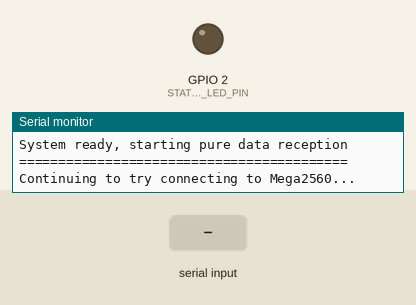
The sketch below on a simulated ESP32. Shown: output pins drawn as LEDs (lit = HIGH), the last lines printed to the serial monitor. The inputs (shaded band) are chosen by the test bench.

Above: at 17.2 s.
17.3 s: "MASTER_DATA:\n" received over the second serial link
At 18.1 s:
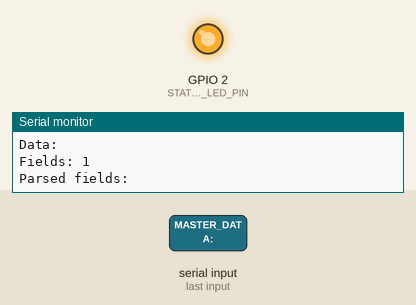
18.8 s: "INIT_MASTER\n" received over the second serial link
At 20.0 s:
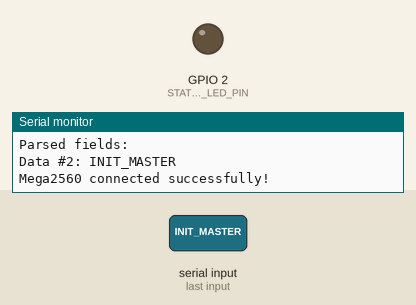
20.3 s: "SLAVE_READY\n" received over the second serial link
At 21.5 s:
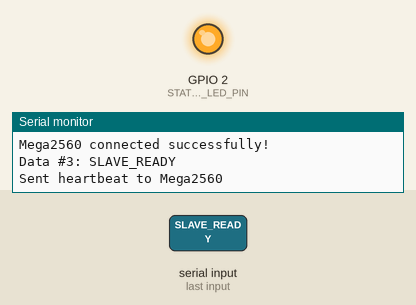
Timing chart, 0 to 23.3 s (numbered marks = the images above; inputs shaded):
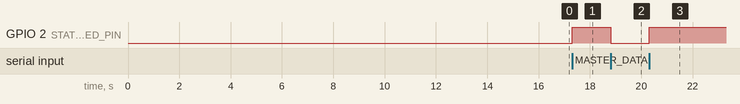

Measured:
- after the input at 17.3 s, GPIO 2 (STATUS_LED_PIN): LOW → HIGH at once
- after the input at 18.8 s, GPIO 2 (STATUS_LED_PIN): HIGH → LOW at once
- after the input at 20.3 s, GPIO 2 (STATUS_LED_PIN): LOW → HIGH at once

The sketch:

ESP32_______.ino
```cpp
/*
 * ESP32 纯数据接收版
 * 功能：只接收和处理纯数据，不显示调试信息
 */

// 串口配置
#define MEGA_TX_PIN 16     // ESP32 TX
#define MEGA_RX_PIN 17     // ESP32 RX
#define STATUS_LED_PIN 2   // 状态指示

// 在ESP32上使用Serial2与Mega2560通信
#define megaSerial Serial2

// 系统状态
bool megaConnected = false;
unsigned long lastHeartbeat = 0;
int dataCount = 0;

void setup() {
  Serial.begin(115200);
  delay(1000);

  Serial.println("==========================================");
  Serial.println("ESP32 Pure Data Receiver");
  Serial.println("==========================================");

  // 初始化引脚
  pinMode(STATUS_LED_PIN, OUTPUT);
  digitalWrite(STATUS_LED_PIN, LOW);

  // 初始化与Mega2560的通信
  megaSerial.begin(115200, SERIAL_8N1, MEGA_RX_PIN, MEGA_TX_PIN);

  Serial.println("ESP32 initialization completed!");

  // 发送初始化响应
  megaSerial.println("ESP32_READY");
  Serial.println("Sent ESP32_READY to Mega2560");

  // 等待Mega2560响应
  Serial.println("Waiting for Mega2560 response...");
  unsigned long timeout = millis() + 15000;
  while (millis() < timeout) {
    if (megaSerial.available()) {
      String response = megaSerial.readStringUntil('\n');
      response.trim();

      Serial.println("Received from Mega2560: " + response);

      if (response == "INIT_MASTER" || response == "SLAVE_READY") {
        megaConnected = true;
        digitalWrite(STATUS_LED_PIN, HIGH);
        Serial.println("Mega2560 connected successfully!");
        break;
      }
    }
    delay(100);
  }

  if (!megaConnected) {
    Serial.println("Mega2560 connection timeout!");
    Serial.println("Will continue trying in loop()...");
  }

  Serial.println("==========================================");
  Serial.println("System ready, starting pure data reception");
  Serial.println("==========================================");
}

void loop() {
  // 处理与Mega2560的通信
  handleMegaCommunication();

  // 发送心跳
  sendHeartbeat();

  delay(10);
}

// 处理Mega2560通信
void handleMegaCommunication() {
  // 检查是否有数据可读
  if (megaSerial.available()) {
    // 使用readStringUntil读取完整行
    String data = megaSerial.readStringUntil('\n');
    data.trim();

    if (data.length() > 0) {
      dataCount++;
      Serial.println("Data #" + String(dataCount) + ": " + data);

      // 处理数据
      processData(data);

      // 状态指示
      digitalWrite(STATUS_LED_PIN, !digitalRead(STATUS_LED_PIN));
    }
  }
}

// 处理数据
void processData(String data) {
  // 检查数据格式
  if (data.startsWith("MASTER_DATA:")) {
    Serial.println("Processing MASTER_DATA");

    // 提取数据部分
    String dataPart = data.substring(12);
    Serial.println("Data: " + dataPart);

    // 分割数据
    int commaCount = 0;
    for (int i = 0; i < dataPart.length(); i++) {
      if (dataPart.charAt(i) == ',') {
        commaCount++;
      }
    }
    Serial.println("Fields: " + String(commaCount + 1));

    // 解析具体数据
    parseMasterData(dataPart);

  } else if (data.startsWith("SLAVE_DATA:")) {
    Serial.println("Processing SLAVE_DATA");

  } else if (data == "INIT_MASTER" || data == "SLAVE_READY") {
    if (!megaConnected) {
      megaConnected = true;
      digitalWrite(STATUS_LED_PIN, HIGH);
      Serial.println("Mega2560 connected successfully!");
    }

  } else {
    Serial.println("Unknown data format: " + data);
  }
}

// 解析主设备数据
void parseMasterData(String dataPart) {
  // 分割数据
  String fields[20];
  int fieldCount = 0;
  int lastIndex = 0;

  for (int i = 0; i < dataPart.length() && fieldCount < 20; i++) {
    if (dataPart.charAt(i) == ',') {
      fields[fieldCount] = dataPart.substring(lastIndex, i);
      fieldCount++;
      lastIndex = i + 1;
    }
  }

  // 添加最后一个字段
  if (lastIndex < dataPart.length()) {
    fields[fieldCount] = dataPart.substring(lastIndex);
    fieldCount++;
  }

  // 显示解析结果
  Serial.println("Parsed fields:");
  for (int i = 0; i < fieldCount; i++) {
    Serial.println("  [" + String(i) + "] = " + fields[i]);
  }

  // 解析具体字段
  if (fieldCount >= 17) {
    float servoAngle = fields[0].toFloat();
    int servoSpeed = fields[1].toInt();
    int leftTime = fields[2].toInt();
    int rightTime = fields[3].toInt();
    int motorSpeed = fields[4].toInt();
    int centerValue = fields[5].toInt();
    int displayAngle = fields[6].toInt();
    int buttonState = fields[7].toInt();

    Serial.println("Parsed values:");
    Serial.println("  Servo Angle: " + String(servoAngle));
    Serial.println("  Servo Speed: " + String(servoSpeed));
    Serial.println("  Left Time: " + String(leftTime));
    Serial.println("  Right Time: " + String(rightTime));
    Serial.println("  Motor Speed: " + String(motorSpeed));
    Serial.println("  Center Value: " + String(centerValue));
    Serial.println("  Display Angle: " + String(displayAngle));
    Serial.println("  Button State: " + String(buttonState));
  }
}

// 发送心跳
void sendHeartbeat() {
  if (millis() - lastHeartbeat > 5000) { // 每5秒发送一次
    if (megaConnected) {
      megaSerial.println("ESP32_HEARTBEAT");
      Serial.println("Sent heartbeat to Mega2560");
    } else {
      // 如果未连接，继续尝试发送ESP32_READY
      megaSerial.println("ESP32_READY");
      Serial.println("Continuing to try connecting to Mega2560...");
    }
    lastHeartbeat = millis();
  }
}

// 获取连接状态
bool isMegaConnected() {
  return megaConnected;
}

// 获取系统状态
String getSystemStatus() {
  String status = "Mega: " + String(megaConnected ? "Connected" : "Disconnected") +
                  ", Data count: " + String(dataCount);
  return status;
}
```
